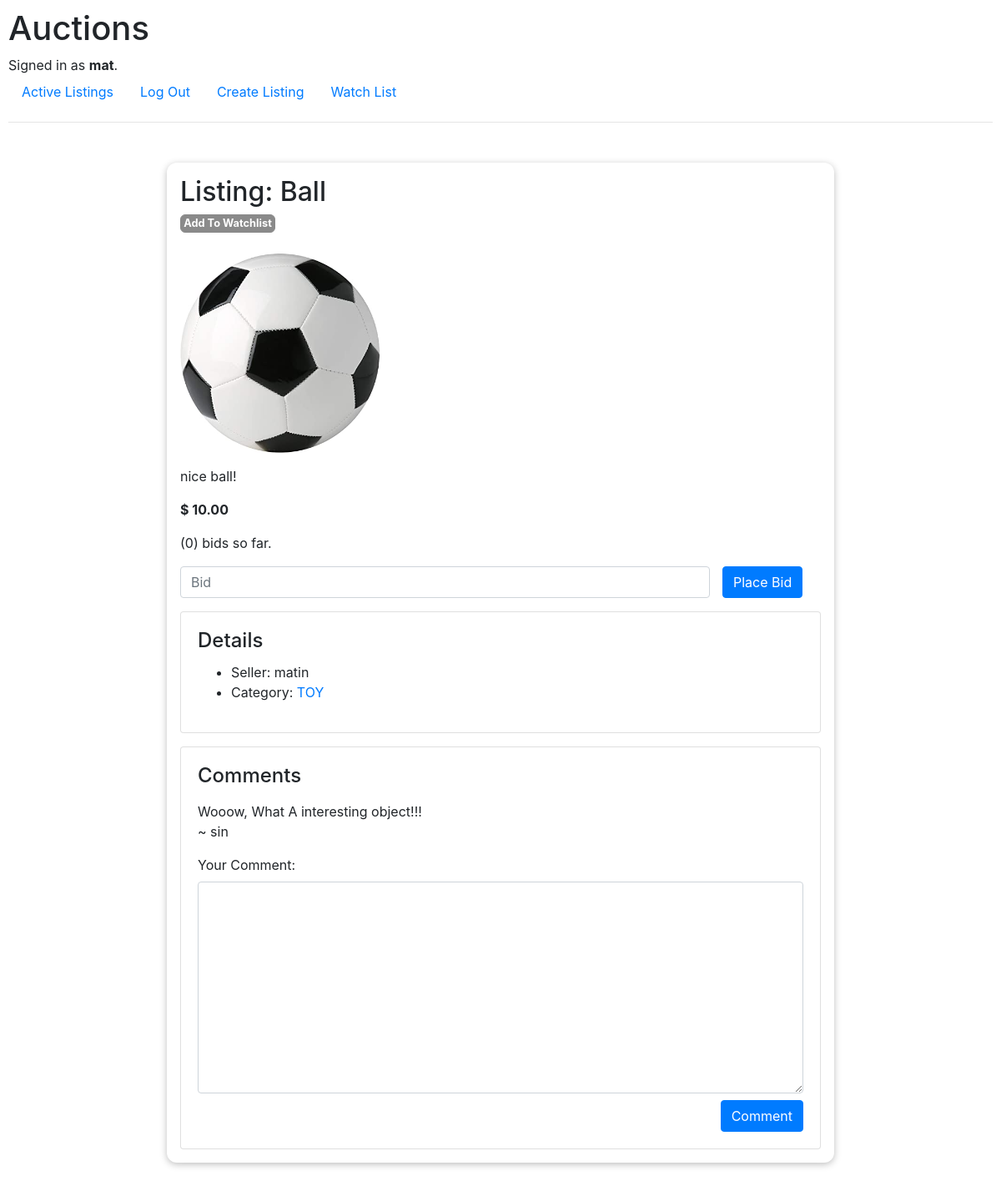
/auction-detail/1 (signed in), run on the app's committed database.
### auctions/models.py (models this page shows, shortened)
class User(AbstractUser):
    pass

class Auction(models.Model):
    title = models.CharField(max_length=255)
    created_by = models.ForeignKey(
        User, on_delete=models.CASCADE, related_name="auctions")
    current_price = models.DecimalField(
        max_digits=10, decimal_places=2, validators={MinValueValidator: 1.00})
    description = models.TextField(blank=True)
    date =models.DateTimeField(auto_now_add=True)
    image = models.ImageField(upload_to="images", null=True, blank=False)
    categories = models.CharField(
        max_length=255, choices=CATEGORY, default="NON")
    active = models.BooleanField(default=True)
    users_watchlist = models.ManyToManyField(
        User, blank=True, related_name="watchlist")

class Comment(models.Model):
    user_name = models.ForeignKey(User, on_delete=models.CASCADE)
    text = models.TextField(max_length=400)
    auction = models.ForeignKey(
        Auction, on_delete=models.CASCADE, related_name="comments")

### auctions/views.py (the view, shortened to what this page needs)
# urls.py: path("auction-detail/<int:pk>", views.AuctionDetailView.as_view(), name="auction-detail"),
class AuctionDetailView(CreateView):
    template_name = "auctions/detail-auction.html"
    form_class = BidForm
    def get_context_data(self, **kwargs):
        context = super().get_context_data(**kwargs)
        request = self.request
        auction = get_object_or_404(Auction, id=self.kwargs.get("pk"))
        bids = auction.bids.order_by("-price")
        context["auction"] = auction
        context["total_bid"] = bids.count()
        comments = auction.comments.all()
        context["comments"] = comments
        context["comment_form"] = CommentForm()
        try:
            highest = bids.first()
            context["highest"] = highest.price
            context["best_suggest_user"] = highest.user_name
        except AttributeError:
            pass
        if request.user in auction.users_watchlist.all():
            context["is_watch_list"] =  True
        else:
            context["is_watch_list"] =  False
        return context

### auctions/forms.py
class BidForm(forms.ModelForm):
    class Meta:
        model = Bid
        exclude = ["user_name", "auction"]
        labels = {
            "price": ''
        }
        widgets = {
            "price": forms.NumberInput(attrs={
                "placeholder": "Bid",
                "min": 0.01,
                "max": 100000000000,
                "class": "form-control"
            })
        }
        error_messages = {
            "price": {
                "required": "Your price must be filled",
            }
        }

class CommentForm(forms.ModelForm):
    class Meta:
        model = Comment
        fields = ["text"]
        labels = {
            "text": "Your Comment:"
        }
        widgets = {
            "text": forms.Textarea(attrs={
                "class": "form-control"
            })
        }

### auctions/templates/auctions/detail-auction.html (shortened to what this page needs)
{% extends "auctions/layout.html" %}
{% block body %}
    <div class="auction-detail">
        <h2>Listing: {{ auction.title|capfirst }}</h2>
        {% if user.is_authenticated  and user.id != auction.created_by.id and auction.active %}
            {% if is_watch_list %}
            <a href="{% url 'watchlist' auction.id %}"><button>Remove From Watchlist</button></a>
            {% else %}
                <a href="{% url 'watchlist' auction.id %}"><button>Add To Watchlist</button></a>
            {% endif %}
        {% endif %}
        <img src="{{ auction.image.url }}">
        <p>{{ auction.description|linebreaks }}</p>
        <div class="bid-section">
            <p><strong>${% if highest %} {{ highest }} {% else %} {{ auction.current_price }} {% endif %}</strong></p>
            {% if auction.active %}
            <p>({{ total_bid }}) bids so far. {% if best_suggest_user.id == user.id %} Your bid is the current bid {% endif %}</p>
                {% if user.is_authenticated and user.id != auction.created_by.id %}
                    <form method="POST" class="">
                        <div class="form-group row">
                            <div class="col-sm-10 col-8">
                                {{ form }}
                            </div>
                        <input type="submit" value="Place Bid" class="btn btn-primary btn-new-blue">
                        </div>
                    </form>
                {% endif %}
            {% endif %}
        </div>
        <div class="card mb-3">
            <div class="card-body">
                <h4 class="card-title">Details</h4>
                <ul>
                    <li>Seller: {{auction.created_by}}</li>
                    <li>Category: <a href="{% url 'show-category' auction.categories %}">{{auction.categories}}</a></li>
                </ul>
            </div>
        </div>
        <div class="card">
            <div class="card-body">
                <h4 class="card-title">Comments</h4>
                <p class="card-text">
                    <div class="comment-section mb-4">
                        {% for comment in comments %}
                            <div class="single-comment mb-3">
                                <div class="comment-text">
                                    {{ comment.text }}
                                </div>
                                <div class="comment-author">
                                    ~ {{ comment.user_name }}
                                </div>
                        {% empty %}
                            <div class="no-comment">
                                No comments yet
                            </div>
                        {% endfor %}
                    </div>
                    <form action="{% url 'handle_comment' auction.id %}" method="POST">
                        <div class="mb-2">
                            {{ comment_form }}
                        </div>
                        <input type="submit" value="Comment" class="btn btn-primary btn-new-blue" style="float: right;">
                    </form>
                </p>
            </div>
        </div>
    </div>
{% endblock %}

### auctions/templates/auctions/layout.html (shortened to what this page needs)
{% load static %}
<!DOCTYPE html>
<html lang="en">
    <head>
        <link rel="stylesheet" href="https://stackpath.bootstrapcdn.com/bootstrap/4.4.1/css/bootstrap.min.css">
        <link href="{% static 'auctions/styles.css' %}" rel="stylesheet">
    </head>
    <body>
        <h1>Auctions</h1>
        <div>
            {% if user.is_authenticated %}
                Signed in as <strong>{{ user.username }}</strong>.
            {% else %}
                Not signed in.
            {% endif %}
        </div>
        <ul class="nav">
            <li class="nav-item">
                <a class="nav-link" href="{% url 'index' %}">Active Listings</a>
            </li>
            {% if user.is_authenticated %}
                <li class="nav-item">
                    <a class="nav-link" href="{% url 'logout' %}">Log Out</a>
                </li>
                <li class="nav-item">
                    <a class="nav-link" href="{% url 'create-listing' %}">Create Listing</a>
                </li>
                <li class="nav-item">
                    <a class="nav-link" href="{% url 'show-watchlist' %}">Watch List</a>
                </li>
            {% endif %}
        </ul>
        <hr>
        {% block body %}
        {% endblock %}
    </body>
</html>

### auctions/static/auctions/styles.css (style rules this page uses)
body { padding: 10px; }
button { cursor: pointer; color: white; padding: 0.5rem 1.5rem; border-radius: 6px; background-color: #1f0050; border: 1px solid #1f0050; }
.auction-detail { margin: 3rem auto; width: 90%; max-width: 50rem; padding: 1rem; border-radius: 12px; background-color: white; box-shadow: 0 2px 8px rgba(0,0,0, 0.26); }
.auction-detail button { display: block; font-size: 0.8rem; background-color: rgb(138, 138, 138); color: #fff; padding: 0 0.2rem; font-weight: bold; border-color: rgb(138, 138, 138); margin-bottom: 1.5rem; }
.auction-detail img { max-height: 15rem; }

### data on the page
User: username "mat"
Auction: title "Ball", image (picture), description "nice ball!", current_price "10.00", created_by "matin", categories "TOY"
Comment: text "Wooow, What A interesting object!!!", user_name "sin"

### other printed values
{{ total_bid }} "0"
